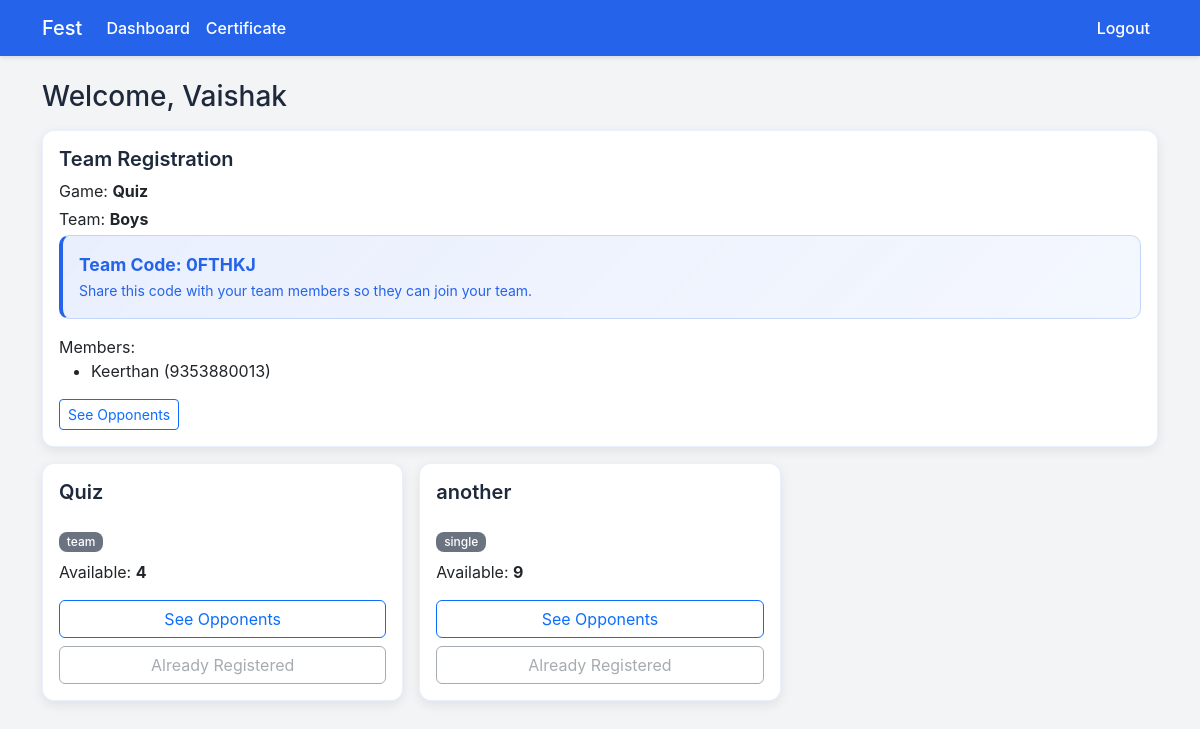
/dashboard (signed in), run on an earlier commit of the app's database.
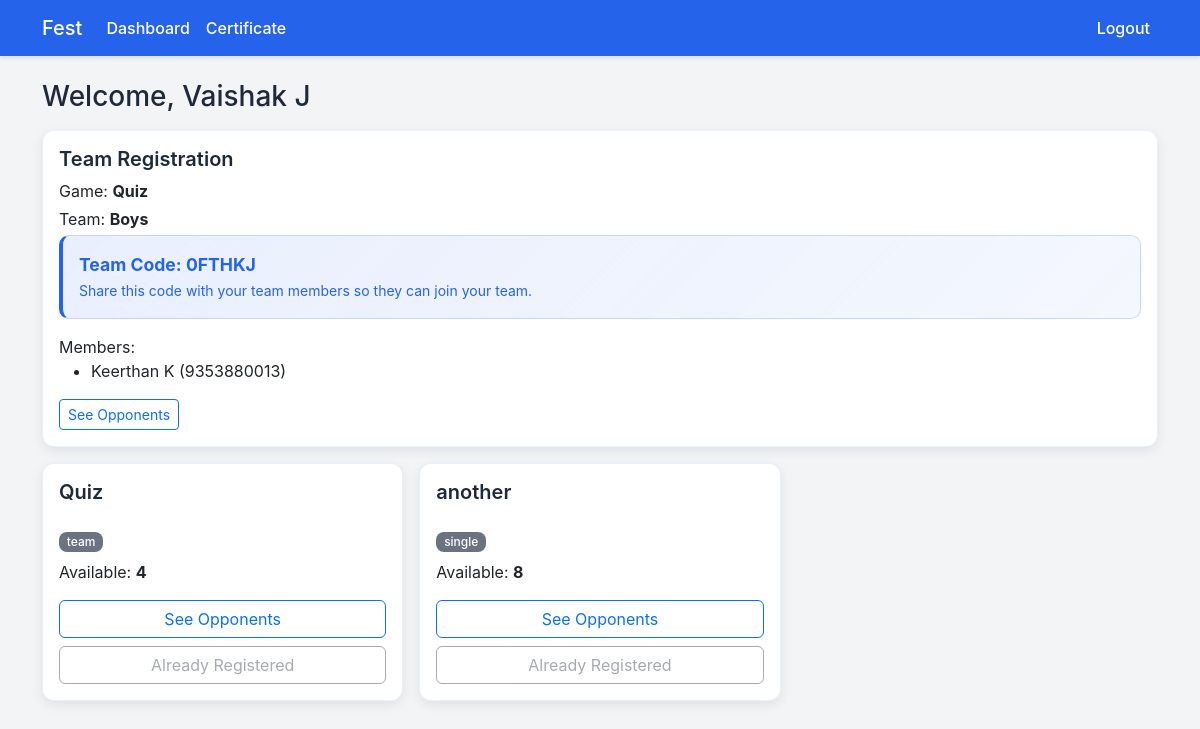
And on a later commit of the database.
### tables this page shows
CREATE TABLE users (
                id INTEGER PRIMARY KEY AUTOINCREMENT,
                phone TEXT UNIQUE NOT NULL,
                password TEXT NOT NULL,
                name TEXT NOT NULL,
                game_id INTEGER,
                team_id INTEGER,
                is_admin INTEGER NOT NULL DEFAULT 0
            , class_section TEXT);

CREATE TABLE games (
                id INTEGER PRIMARY KEY AUTOINCREMENT,
                name TEXT NOT NULL,
                description TEXT,
                slots INTEGER NOT NULL,
                type TEXT NOT NULL CHECK(type IN ('single','team'))
            , team_size INTEGER);

### event_app/app.py (the view)
    @app.route('/dashboard')
    def dashboard():
        user = fetch_current_user()
        if not user:
            return redirect(url_for('login'))
        games = g.db.execute('SELECT * FROM games ORDER BY id').fetchall()
        registration: Dict[str, Any] = {}
        if user['game_id']:
            game = g.db.execute('SELECT * FROM games WHERE id = ?', (user['game_id'],)).fetchone()
            if game['type'] == 'single':
                registration = {'type': 'single', 'game': game}
            else:
                team = g.db.execute('SELECT * FROM teams WHERE id = ?', (user['team_id'],)).fetchone()
                members = g.db.execute(
                    'SELECT u.* FROM team_members tm JOIN users u ON u.id = tm.user_id WHERE tm.team_id = ? ORDER BY u.name',
                    (team['id'],),
                ).fetchall()
                registration = {'type': 'team', 'game': game, 'team': team, 'members': members}
        games_with_slots: List[sqlite3.Row] = []
        for g_row in games:
            available = get_available_slots(g_row['id'])
            record = dict(g_row)
            record['available'] = available
            games_with_slots.append(record)  # type: ignore[arg-type]
        return render_template('dashboard.html', user=user, games=games_with_slots, registration=registration)

### event_app/app.py (called while the page is built)
def get_db():
    if USING_POSTGRES:
        import psycopg2
        from psycopg2.extras import RealDictCursor
        url = urlparse(DATABASE_URL)
        dbname = url.path[1:]
        user = url.username
        password = url.password
        host = url.hostname
        port = url.port
        conn = psycopg2.connect(
            dbname=dbname,
            user=user,
            password=password,
            host=host,
            port=port,
            cursor_factory=RealDictCursor
        )
        conn.autocommit = True
        return conn
    else:
        conn = sqlite3.connect(DATABASE_PATH)
        conn.row_factory = sqlite3.Row
        return conn

def fetch_current_user() -> Optional[sqlite3.Row]:
    user_id = session.get('user_id')
    if not user_id:
        return None
    row = g.db.execute('SELECT * FROM users WHERE id = ?', (user_id,)).fetchone()
    return row

### event_app/templates/dashboard.html (shortened to what this page needs)
{% extends 'base.html' %}
{% block content %}
<h3 class="mb-3">Welcome, {{ user['name'] }}</h3>
{% if registration and registration.type == 'single' %}
  <div class="alert alert-info">You are registered for <strong>{{ registration.game.name }}</strong>.</div>
{% elif registration and registration.type == 'team' %}
  <div class="card mb-3 clear-box">
    <div class="card-body">
      <h5 class="card-title">Team Registration</h5>
      <p class="mb-1">Game: <strong>{{ registration.game.name }}</strong></p>
      <p class="mb-1">Team: <strong>{{ registration.team.name }}</strong></p>
      {% if registration.team.leader_user_id == user.id %}
        <div class="alert alert-info">
          <strong>Team Code: {{ registration.team.team_code }}</strong><br>
          <small>Share this code with your team members so they can join your team.</small>
        </div>
      {% endif %}
      <p class="mb-0">Members:</p>
      <ul class="mb-0">
        {% for m in registration.members %}
          <li>{{ m.name }} ({{ m.phone }})</li>
        {% endfor %}
      </ul>
      <div class="mt-3">
        <a href="{{ url_for('opponents') }}" class="btn btn-outline-primary btn-sm">See Opponents</a>
      </div>
    </div>
  </div>
{% endif %}
<div class="row g-3">
  {% for game in games %}
  <div class="col-md-6 col-lg-4">
    <div class="card h-100 clear-box">
      <div class="card-body d-flex flex-column">
        <h5 class="card-title">{{ game.name }}</h5>
        <p class="mb-2"><span class="badge bg-secondary">{{ game.type }}</span></p>
        <p class="mb-3">Available: <strong>{{ game.available }}</strong></p>
        {% if not registration and not user['is_admin'] %}
          {% if game.type == 'single' %}
            <form method="post" action="{{ url_for('register_single', game_id=game.id) }}" class="mt-auto" onsubmit="return confirm('Are you sure you want to register for this single event?');">
              <button class="btn btn-warning w-100" {% if game.available == 0 %}disabled{% endif %}>Register</button>
            </form>
          {% else %}
            <a href="{{ url_for('team_register', game_id=game.id) }}" class="btn btn-warning mt-auto {% if game.available == 0 %}disabled{% endif %}">Register Team</a>
          {% endif %}
        {% elif user['is_admin'] %}
          <button class="btn btn-outline-secondary mt-auto" disabled>Admin cannot register</button>
        {% else %}
          <div class="d-grid gap-2 mt-auto">
            <a href="{{ url_for('opponents') }}" class="btn btn-outline-primary">See Opponents</a>
            <button class="btn btn-outline-secondary" disabled>Already Registered</button>
          </div>
        {% endif %}
      </div>
    </div>
  </div>
  {% endfor %}
{% endblock %}

What changed in the data, as far as the page shows it:
changed users: name "Vaishak" → "Vaishak J"
changed users: name "Keerthan" → "Keerthan K"
computed for games "another": available "9" → "8"
